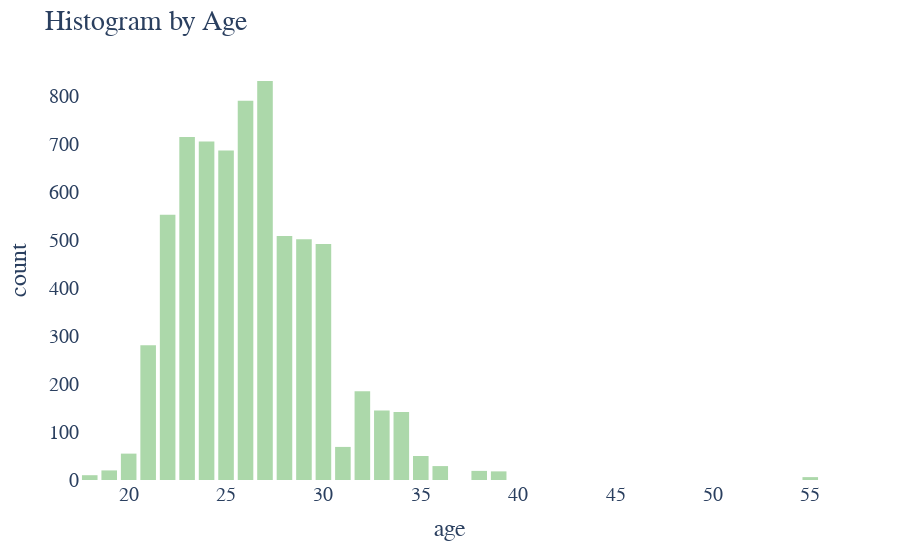

Notebook source saved alongside this figure:
### Markdown cell above
Average age was 26, with a range from 18-55.

### Code cell
# Creating an interactive histogram in plotly

fig1 = px.histogram(df_new, x="age", color_discrete_sequence=['rgb(172, 216, 170)'])
fig1.update_layout(bargap=0.2)
fig1.update_layout(paper_bgcolor = "rgba(0,0,0,0)",
                   plot_bgcolor = "rgba(0,0,0,0)",
                   font_family = "verdana",
                   font_size = 20,
                   title = 'Histogram by Age'
)
fig1.show()

### Figure 1 — Plotly figure (JSON) as saved in the notebook; plotly's stock layout.template omitted (floating-point values rounded to 4 significant figures; data arrays with more than 128 entries replaced by an {"elided": "..."} marker saying what was removed)
{"data": [{"alignmentgroup": "True", "bingroup": "x", "hoverlabel": {"namelength": 0}, "hovertemplate": "age=%{x}<br>count=%{y}", "legendgroup": "", "marker": {"color": "rgb(172, 216, 170)"}, "name": "", "offsetgroup": "", "orientation": "v", "showlegend": false, "type": "histogram", "x": {"elided": "6816 int values"}, "xaxis": "x", "yaxis": "y"}], "layout": {"bargap": 0.2, "barmode": "relative", "font": {"family": "verdana", "size": 20}, "legend": {"tracegroupgap": 0}, "margin": {"t": 60}, "paper_bgcolor": "rgba(0,0,0,0)", "plot_bgcolor": "rgba(0,0,0,0)", "title": {"text": "Histogram by Age"}, "xaxis": {"anchor": "y", "domain": [0, 1], "title": {"text": "age"}}, "yaxis": {"anchor": "x", "domain": [0, 1], "title": {"text": "count"}}}}
